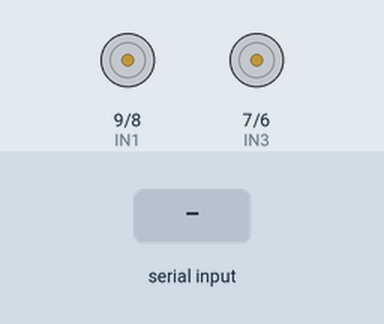
This sketch was run on a simulated Arduino Uno, built with avr-gcc and run on an emulated ATmega328P. Parts: motor-driver pin pairs drawn as motors (green arrow = first pin HIGH = forward, orange = second pin HIGH = backward, longer = more drive, scaled by the enable pin). The inputs (shaded band) are chosen by the test bench.

Above: at 1.2 s.
1.3 s: "0\n" received over Serial
At 1.52 s:
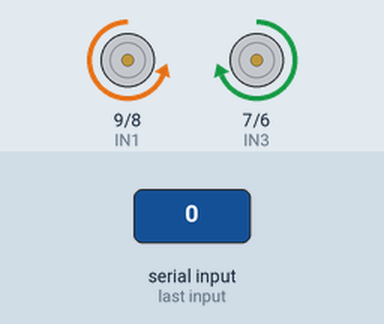
3.2 s: "90\n" received over Serial
At 4.5 s:
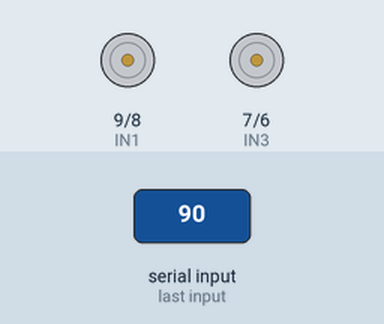
Timing chart, 0 to 6.2 s (numbered marks = the images above; inputs shaded):
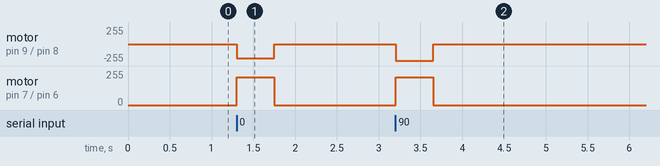

The sketch:

main.ino
```cpp
/*
  ATOV 모터 제어 전용 Arduino 코드

  역할:
  - Raspberry Pi에서 받은 tracking error 값으로 모터 제어
  - 999 수신 시 정지
  - 998 수신 시 낙상 정지 + 버저 울림

  서버 업로드는 Raspberry Pi가 직접 담당한다.
  따라서 이 Arduino 코드에는 WiFi / HTTPS / IoTCOSS 코드가 없다.
*/

// ============================================================
// 1. 모터 드라이버 핀 설정
// ============================================================
const int ENA = 10;
const int IN1 = 9;
const int IN2 = 8;
const int IN3 = 7;
const int IN4 = 6;
const int ENB = 5;

// ============================================================
// 1-1. 버저 핀 설정
// ============================================================
// 3핀 수동 부저 모듈 기준:
// S → Arduino D4
// V → Arduino 5V
// G → Arduino GND
const int BUZZER_PIN = 4;

// 낙상 발생 시 버저가 울리는 시간
const unsigned long FALL_BUZZER_DURATION = 5000UL;  // 5초

// 삐-삐-삐 간격
const unsigned long BUZZER_INTERVAL = 250UL;

// 수동 부저 주파수
const int BUZZER_FREQUENCY = 2000;

bool fallBuzzerActive = false;
bool buzzerState = false;
unsigned long fallBuzzerStartTime = 0;
unsigned long lastBuzzerToggleTime = 0;

// ============================================================
// 2. 사람 추적 주행 설정
// ============================================================
int baseSpeed = 210;  //150
float turnSensitivity = 0.1;  //0.05

// 좌우 모터의 차이를 보정
const int LEFT_MOTOR_TRIM = 0;
const int RIGHT_MOTOR_TRIM = 0;

const int ERROR_DEADZONE = 25;
const int MIN_TURN_PWM = 30;
const float TURN_EXTRA_GAIN = 0.15;
const int MAX_TURN_PWM = 70;

const int FALL_SIGNAL = 998;
const int STOP_SIGNAL = 999;

// 일정 시간 동안 새 tracking error가 들어오지 않으면 정지
const unsigned long TRACKING_COMMAND_TIMEOUT = 450UL;
unsigned long lastTrackingCommandTime = 0;


// ============================================================
// setup
// ============================================================
void setup() {
  Serial.begin(9600);

  pinMode(ENA, OUTPUT);
  pinMode(IN1, OUTPUT);
  pinMode(IN2, OUTPUT);
  pinMode(IN3, OUTPUT);
  pinMode(IN4, OUTPUT);
  pinMode(ENB, OUTPUT);

  pinMode(BUZZER_PIN, OUTPUT);
  noTone(BUZZER_PIN);

  stopRobot();
}


// ============================================================
// loop
// ============================================================
void loop() {
  receivePiCommand();

  if (lastTrackingCommandTime > 0 &&
      millis() - lastTrackingCommandTime > TRACKING_COMMAND_TIMEOUT) {
    stopRobot();
    lastTrackingCommandTime = 0;
  }

  // 낙상 버저 상태 업데이트
  updateFallBuzzer();
}


// ============================================================
// Raspberry Pi 시리얼 데이터 처리
// ============================================================
void receivePiCommand() {
  static String inputBuffer = "";

  String latestTrackingErrorCommand = "";

  while (Serial.available() > 0) {
    char received = (char)Serial.read();

    if (received == '\n') {
      inputBuffer.trim();

      if (inputBuffer.length() > 0) {
        if (isTrackingErrorCommand(inputBuffer)) {
          latestTrackingErrorCommand = inputBuffer;
        } else {
          processPiCommand(inputBuffer);
        }
      }

      inputBuffer = "";
    }

    else if (received != '\r') {
      if (inputBuffer.length() < 80) {
        inputBuffer += received;
      } else {
        inputBuffer = "";
      }
    }
  }

  if (latestTrackingErrorCommand.length() > 0) {
    processPiCommand(latestTrackingErrorCommand);
  }
}


// ============================================================
// Raspberry Pi 명령 해석
// ============================================================
void processPiCommand(String command) {
  command.trim();

  // 낙상 정지
  if (command == String(FALL_SIGNAL)) {
    stopRobot();
    startFallBuzzer();
    return;
  }

  // 혹시 Raspberry Pi가 "998,A" 형식으로 보내도 정지 + 버저 처리
  int commaIndex = command.indexOf(',');

  if (commaIndex != -1) {
    String signal = command.substring(0, commaIndex);
    signal.trim();

    if (signal == String(FALL_SIGNAL)) {
      stopRobot();
      startFallBuzzer();
      return;
    }
  }

  // 일반 정지
  if (command == String(STOP_SIGNAL)) {
    stopRobot();
    return;
  }

  // 일반 error 값이 아니면 무시
  if (!isIntegerString(command)) {
    return;
  }

  int error = command.toInt();

  lastTrackingCommandTime = millis();

  moveRobot(error);
}


// ============================================================
// 문자열 정수 확인
// ============================================================
bool isIntegerString(const String &text) {
  if (text.length() == 0) {
    return false;
  }

  int startIndex = 0;

  if (text[0] == '-' || text[0] == '+') {
    startIndex = 1;
  }

  if (startIndex >= text.length()) {
    return false;
  }

  for (int i = startIndex; i < text.length(); i++) {
    if (text[i] < '0' || text[i] > '9') {
      return false;
    }
  }

  return true;
}


bool isTrackingErrorCommand(const String &text) {
  if (!isIntegerString(text)) {
    return false;
  }

  int value = text.toInt();

  if (value == FALL_SIGNAL || value == STOP_SIGNAL) {
    return false;
  }

  return true;
}


// ============================================================
// 모터 제어
// ============================================================
void moveRobot(int error) {
  int turn = 0;

  if (abs(error) > ERROR_DEADZONE) {
    int errorOutsideDeadzone = abs(error) - ERROR_DEADZONE;

    int turnMagnitude =
      MIN_TURN_PWM +
      (int)(errorOutsideDeadzone * TURN_EXTRA_GAIN);

    turnMagnitude = constrain(turnMagnitude, MIN_TURN_PWM, MAX_TURN_PWM);

    if (error > 0) {
      // 사람이 화면 오른쪽에 있음
      turn = turnMagnitude;
    } else if (error < 0) {
      // 사람이 화면 왼쪽에 있음
      turn = -turnMagnitude;
    } else {
      // 사람이 정확히 중앙에 있음
      turn = 0;
    }
  }

  int leftSpeed = baseSpeed + turn + LEFT_MOTOR_TRIM;
  int rightSpeed = baseSpeed - turn + RIGHT_MOTOR_TRIM;

  leftSpeed = constrain(leftSpeed, 0, 255);
  rightSpeed = constrain(rightSpeed, 0, 255);

  digitalWrite(IN1, LOW);
  digitalWrite(IN2, HIGH);
  analogWrite(ENA, leftSpeed);

  digitalWrite(IN3, HIGH);
  digitalWrite(IN4, LOW);
  analogWrite(ENB, rightSpeed);
}


// ============================================================
// 로봇 정지
// ============================================================
void stopRobot() {
  digitalWrite(IN1, LOW);
  digitalWrite(IN2, LOW);

  digitalWrite(IN3, LOW);
  digitalWrite(IN4, LOW);

  analogWrite(ENA, 0);
  analogWrite(ENB, 0);
}


// ============================================================
// 낙상 버저 시작
// ============================================================
void startFallBuzzer() {
  fallBuzzerActive = true;
  buzzerState = true;

  fallBuzzerStartTime = millis();
  lastBuzzerToggleTime = millis();

  // 낙상 발생 직후 바로 소리 시작
  tone(BUZZER_PIN, BUZZER_FREQUENCY);
}


// ============================================================
// 낙상 버저 업데이트
// ============================================================
void updateFallBuzzer() {
  if (!fallBuzzerActive) {
    return;
  }

  unsigned long now = millis();

  // 5초가 지나면 버저 정지
  if (now - fallBuzzerStartTime >= FALL_BUZZER_DURATION) {
    fallBuzzerActive = false;
    buzzerState = false;
    noTone(BUZZER_PIN);
    return;
  }

  // 0.25초마다 삐-삐- 반복
  if (now - lastBuzzerToggleTime >= BUZZER_INTERVAL) {
    lastBuzzerToggleTime = now;

    buzzerState = !buzzerState;

    if (buzzerState) {
      tone(BUZZER_PIN, BUZZER_FREQUENCY);
    } else {
      noTone(BUZZER_PIN);
    }
  }
}
```

Measured:
- after the input at 1.3 s, motor on pin 9 (IN1) / pin 8 (IN2): stopped → backward 210/255 at once, → stopped 0.45 s later; motor on pin 7 (IN3) / pin 6 (IN4): stopped → forward 210/255 at once, → stopped 0.45 s later
- after the input at 3.2 s, motor on pin 9 (IN1) / pin 8 (IN2): stopped → backward 249/255 at once, → stopped 0.45 s later; motor on pin 7 (IN3) / pin 6 (IN4): stopped → forward 210/255 at once, → stopped 0.45 s later
